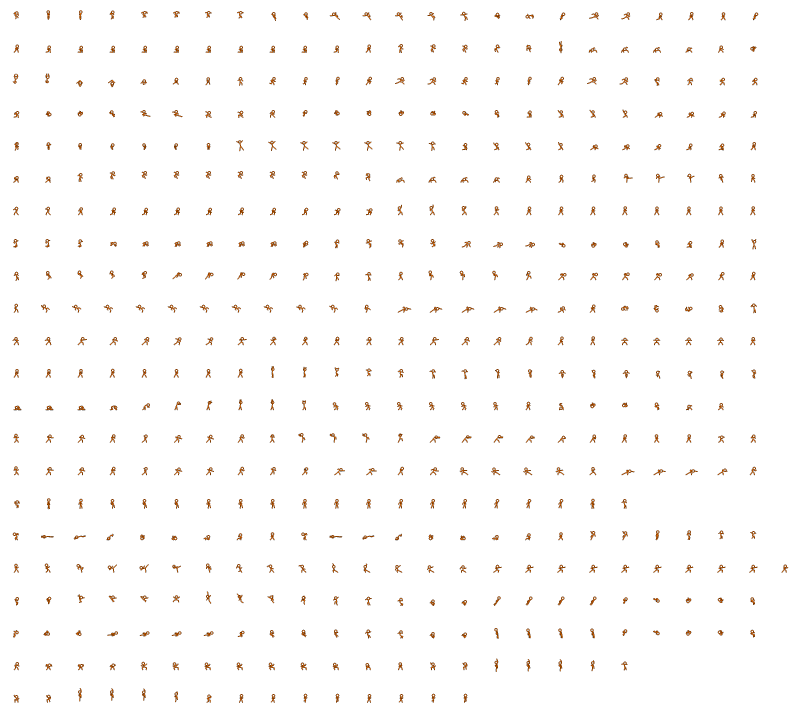
#> input picture assets/stickman_sheet.png, 3202 x 2860 px, given in place of icon.jpg, which was not available (shown at 1/4 size)
$ python make_icons.py ../assets/stickman_sheet.png
#> lines starting #> are read from the running program, lines starting #| are printed output that depends on the picture; pictures that were not available may be replaced by others from this repository, and a replacement may not be noted
#!/usr/bin/env python3
"""Генерирует иконки Android из assets/icon.jpg в android/app/src/main/res (запускается в workflow после `cap add android`).
Использование: python3 tools/make_icons.py [путь_к_res]"""
import os, sys
from PIL import Image, ImageDraw
R = os.path.dirname(os.path.dirname(os.path.abspath(__file__)))
res = sys.argv[1] if len(sys.argv) > 1 else os.path.join(R, 'android/app/src/main/res')
src = Image.open(os.path.join(R, 'assets/icon.jpg')).convert('RGB')
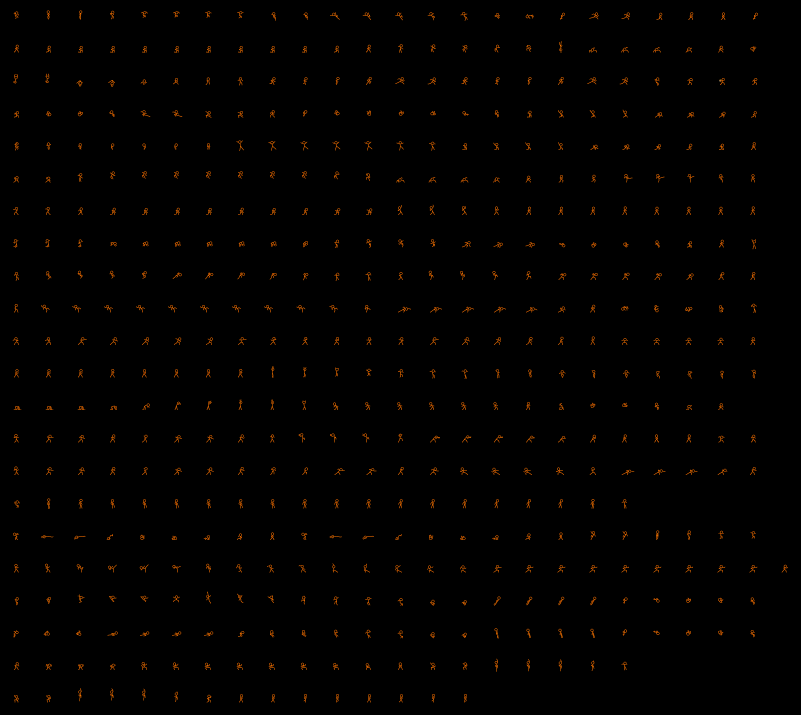
#> src: PIL image 3202x2860 RGB (shown at 1/4 size); mean R, G, B 2.5, 1.1, 0
W, H = src.size
#> W = 3202; H = 2860
paper = src.getpixel((W // 2, 40))                       # цвет бумаги — для фона адаптивной иконки
#> paper = (0, 0, 0)
# 1) внутренняя часть без тёмной окантовки (квадрат по центру)
ins = 44; side = min(W, H) - 2 * ins
#> after `side = min(W, H) - 2 * ins`: side = 2772
cx, cy = W // 2, H // 2
#> cx = 1601; cy = 1430
inner = src.crop((cx - side // 2, cy - side // 2, cx + side // 2, cy + side // 2))
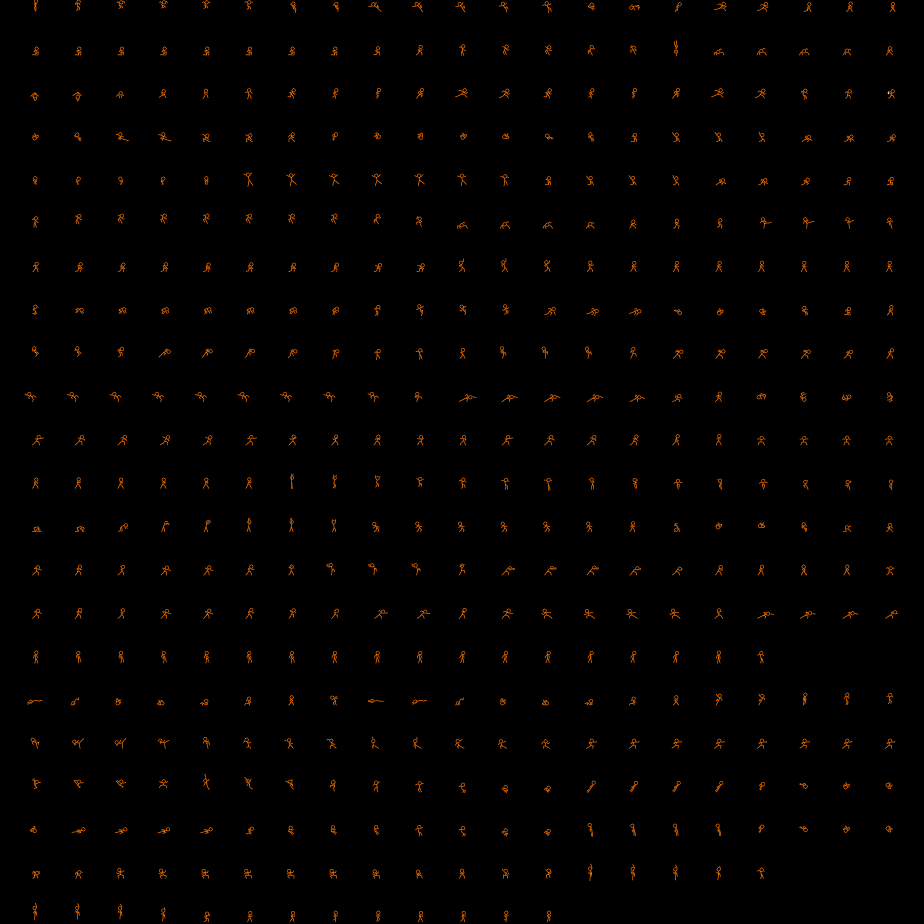
#> inner: PIL image 2772x2772 RGB (shown at 1/3 size); mean R, G, B 2.6, 1.2, 0
# 2) обычная иконка: скруглённый квадрат на прозрачном фоне
def rounded(img, size, radius_frac, circle=False):
    im = img.resize((size, size), Image.LANCZOS).convert('RGBA')
    m = Image.new('L', (size * 4, size * 4), 0); d = ImageDraw.Draw(m)
    if circle: d.ellipse((0, 0, size * 4 - 1, size * 4 - 1), fill=255)
    else: d.rounded_rectangle((0, 0, size * 4 - 1, size * 4 - 1), radius=int(size * 4 * radius_frac), fill=255)
    im.putalpha(m.resize((size, size), Image.LANCZOS)); return im
full = src.crop((cx - side // 2 - 10, cy - side // 2 - 10, cx + side // 2 + 10, cy + side // 2 + 10))   # чуть шире внутренней части, но без углов-теней
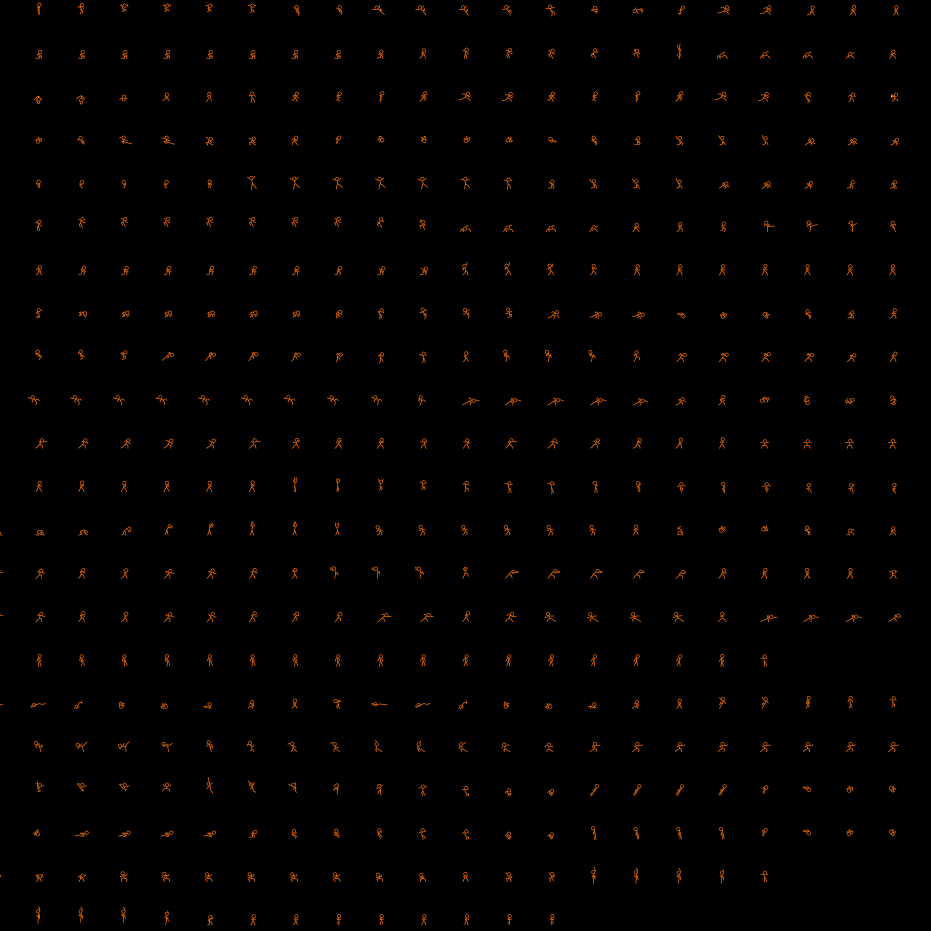
#> full: PIL image 2792x2792 RGB (shown at 1/3 size); mean R, G, B 2.5, 1.1, 0
legacy = {'mdpi': 48, 'hdpi': 72, 'xhdpi': 96, 'xxhdpi': 144, 'xxxhdpi': 192}
fore = {'mdpi': 108, 'hdpi': 162, 'xhdpi': 216, 'xxhdpi': 324, 'xxxhdpi': 432}
for d in legacy:
    folder = os.path.join(res, 'mipmap-' + d); os.makedirs(folder, exist_ok=True)
    rounded(full, legacy[d], 0.18).save(os.path.join(folder, 'ic_launcher.png'))
    rounded(full, legacy[d], 0, circle=True).save(os.path.join(folder, 'ic_launcher_round.png'))
    # адаптивная: рисунок 80% по центру на цвете бумаги (видимая зона маски ~66% — рисунок целиком внутри)
    S = fore[d]; canvas = Image.new('RGBA', (S, S), paper + (255,))
    k = int(S * 0.80); canvas.paste(inner.resize((k, k), Image.LANCZOS).convert('RGBA'), ((S - k) // 2, (S - k) // 2))
    canvas.save(os.path.join(folder, 'ic_launcher_foreground.png'))
#> this loop made 5 passes
#> pass 1, in rounded, `im = img.resize((size, size), Image.LANCZOS).convert('RGBA')`:
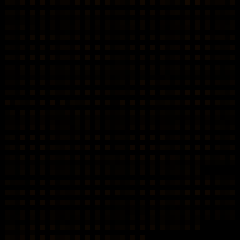
#> im: PIL image 48x48 RGBA (shown 5 times larger); mean R, G, B, A 2.8, 1.2, 0, 255
#> pass 1, `rounded(full, legacy[d], 0.18).save(os.path.join(folder, 'ic_launcher...`:
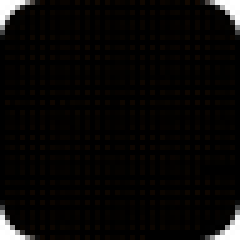
#> saved as ic_launcher.png: PIL image 48x48 RGBA (shown 5 times larger); mean R, G, B, A 2.8, 1.2, 0, 247.9; transparent parts drawn white
#> pass 1, `rounded(full, legacy[d], 0, circle=True).save(os.path.join(folder, 'ic..`:
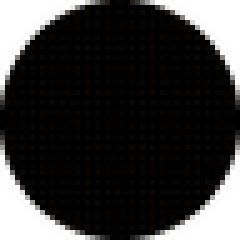
#> saved as ic_launcher_round.png: PIL image 48x48 RGBA (shown 5 times larger); mean R, G, B, A 2.8, 1.2, 0, 200.3; transparent parts drawn white
#> after the loop:
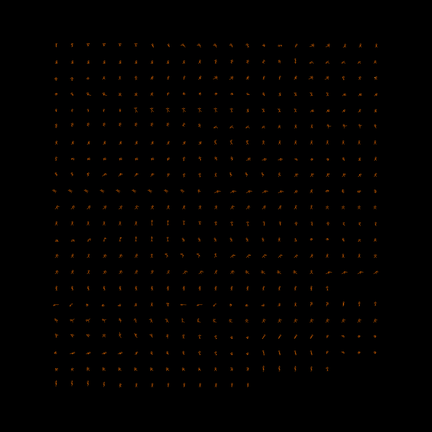
#> canvas: PIL image 432x432 RGBA; mean R, G, B, A 1.8, 0.8, 0, 255
bgx = os.path.join(res, 'values', 'ic_launcher_background.xml')
if os.path.isdir(os.path.dirname(bgx)):
    open(bgx, 'w').write('<?xml version="1.0" encoding="utf-8"?>\n<resources>\n    <color name="ic_launcher_background">#%02X%02X%02X</color>\n</resources>\n' % paper)
print('icons ok', paper)
#| icons ok (0, 0, 0)
